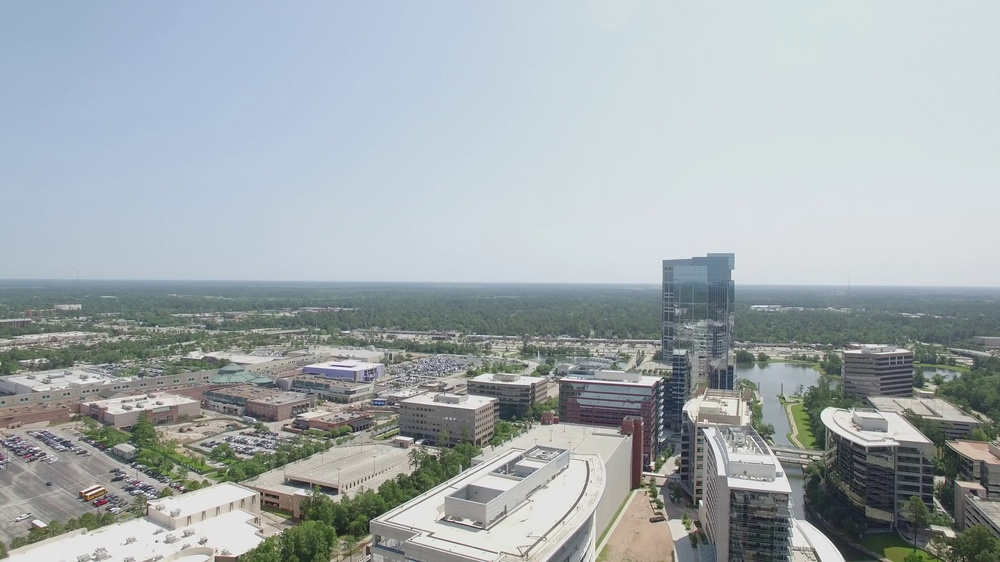
#> input picture data/Left1.jpg, 1000 x 562 px, shrunk from 3840 x 2160 before the run
$ python blobdetection_tracking.py --image1 data/Left1.jpg --image2 data/Right1.jpg   (older library calls are emulated)
#> lines starting #> are read from the running program, lines starting #| are printed output that depends on the picture; after the words box and inside, x2 and y2 are one past the last pixel; in counts of white or black regions, pixels touching at a corner belong together
# USAGE
# python blobdetection_tracking.py --image1 data/Right2.jpg --image2 data/Left2.jpg

# import the necessary packages
import argparse
import imutils
import cv2

# variable declarations
coordinates = []

def center(image):
    blobsCounter = 0
    # convert the image to grayscale, blur it slightly,
    # and threshold it
    gray = cv2.cvtColor(image, cv2.COLOR_BGR2GRAY)
    blurred = cv2.GaussianBlur(gray, (5, 5), 0)
    thresh = cv2.threshold(blurred, 60, 255, cv2.THRESH_TRIANGLE)[1]

    # find contours in the thresholded image
    cnts = cv2.findContours(thresh.copy(), cv2.RETR_TREE,
                            cv2.CHAIN_APPROX_SIMPLE)
    cnts = cnts[0] if imutils.is_cv2() else cnts[1]

    # loop over the contours
    for c in cnts:
        # compute the center of the contour
        M = cv2.moments(c)
        if M["m00"] > 0:
            cX = int(M["m10"] / M["m00"])
            cY = int(M["m01"] / M["m00"])

            # draw the contour and center of the shape on the image
            cv2.drawContours(image, [c], -1, (0, 255, 0), 2)
            cv2.circle(image, (cX, cY), 7, (255, 255, 255), -1)
            cv2.putText(image, str(blobsCounter), (cX - 20, cY - 20),
                        cv2.FONT_HERSHEY_SIMPLEX, 0.5, (255, 255, 255), 2)
            # increment number of blobs found
            blobsCounter = blobsCounter+1
            # Save coordinates in coordinates
            coordinates.append([cX, cY])

        # [10 lines of commented-out code are left out]
    return coordinates


# construct the argument parse and parse the arguments
ap = argparse.ArgumentParser()
ap.add_argument("-i", "--image1", required=True,
                help="path to the input image")
ap.add_argument("-i2", "--image2", required=True,
                help="path to the input image2")
args = vars(ap.parse_args())

############### LOADING IMAGES ###########################
image = cv2.imread(args["image1"])
#> image is the input picture: shape (562, 1000, 3); mean B, G, R 175.1, 171.8, 163.5
if image is None:
    print('Could not open or find the image1:', args.input)
    exit(0)
image2 = cv2.imread(args["image2"])
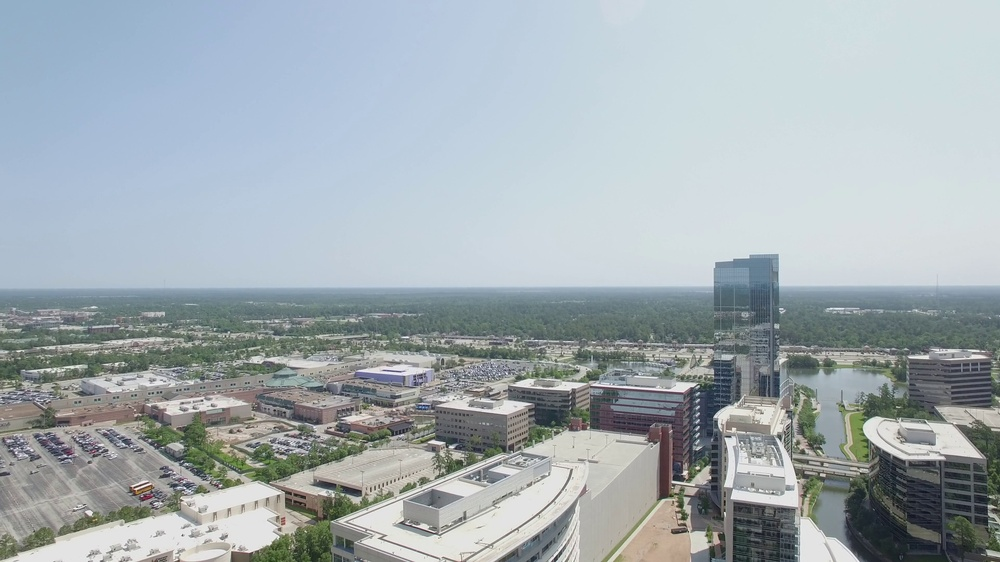
#> input picture data/Right1.jpg, 1000 x 562 px, shrunk from 3840 x 2160 before the run
#> image2 is the input picture: shape (562, 1000, 3); mean B, G, R 177.8, 172.8, 162.7
if image2 is None:
    print('Could not open or find the image2:', args.input)
    exit(0)

#### Find the contours and centers' coordinates of the blobs in these images ####
results1 = center(image)
#> in center, `gray = cv2.cvtColor(image, cv2.COLOR_BGR2GRAY)`:
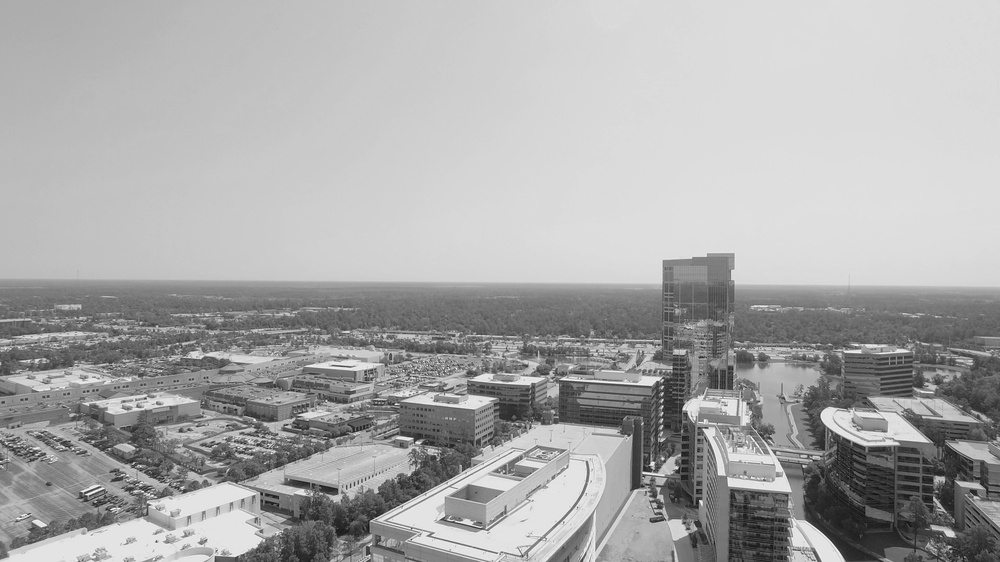
#> gray: shape (562, 1000); min 11, max 255, mean 169.7
#> in center, `thresh = cv2.threshold(blurred, 60, 255, cv2.THRESH_TRIANGLE)[1]`:
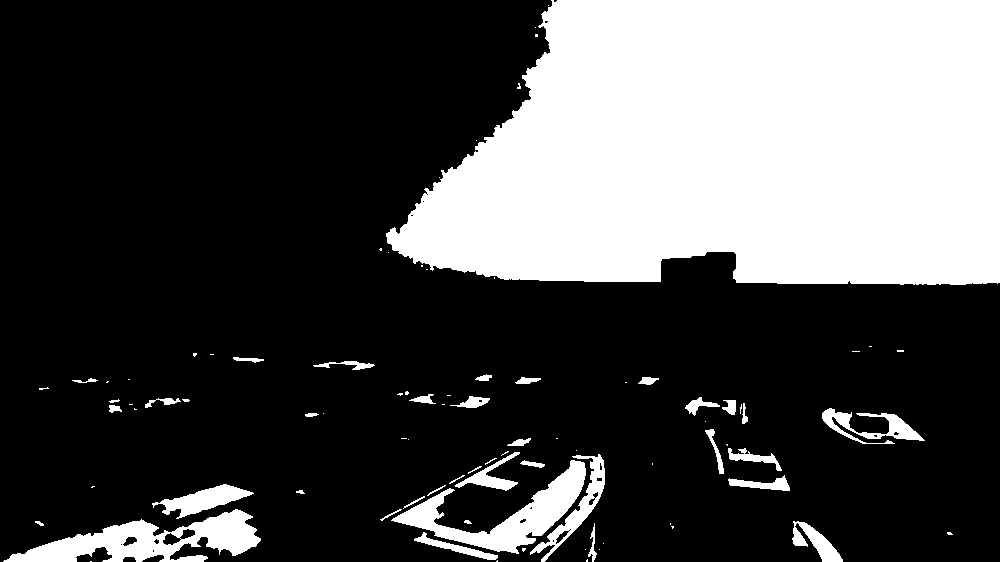
#> thresh: shape (562, 1000); 29.6% white; 87 white regions (49 under 20 px)
#> in center, `cnts = cv2.findContours(thresh.copy(), cv2.RETR_TREE, cv2.CHAIN_APPROX..`: cnts = 110 contours, 70 with area under 20; largest, box (x1, y1, x2, y2) and area: (386, 0, 1000, 285) 144029, (3, 509, 261, 562) 6141, (391, 460, 586, 554) 5008, (530, 454, 605, 562) 1532, (152, 484, 254, 519) 1350
#> the loop in center, `for c in cnts:` made 110 passes
#> (c, cX, cY) on passes 2, 3, 19, 41, 42, 51: ([[497, 560], [496, 561], [497, 561]], 496, 560), ([[587, 559], [586, 560], [586, 561], [587, 561]], 586, 560), ([[120, 544], [121, 543], [122, 544], [121, 545]], 121, 544), ([[568, 530], [569, 529], [570, 530], [569, 531]], 569, 530), ([[569, 529], [570, 528], [571, 529], [570, 530]], 570, 529), ([[726, 444], [727, 445], [727, 444]], 726, 444)
#> (cX, cY) on passes 6, 8, 9, 10, 12, 13: (523, 549), (949, 533), (455, 547), (672, 526), (592, 546), (816, 542)
#> after the loop in center, `for c in cnts:`:
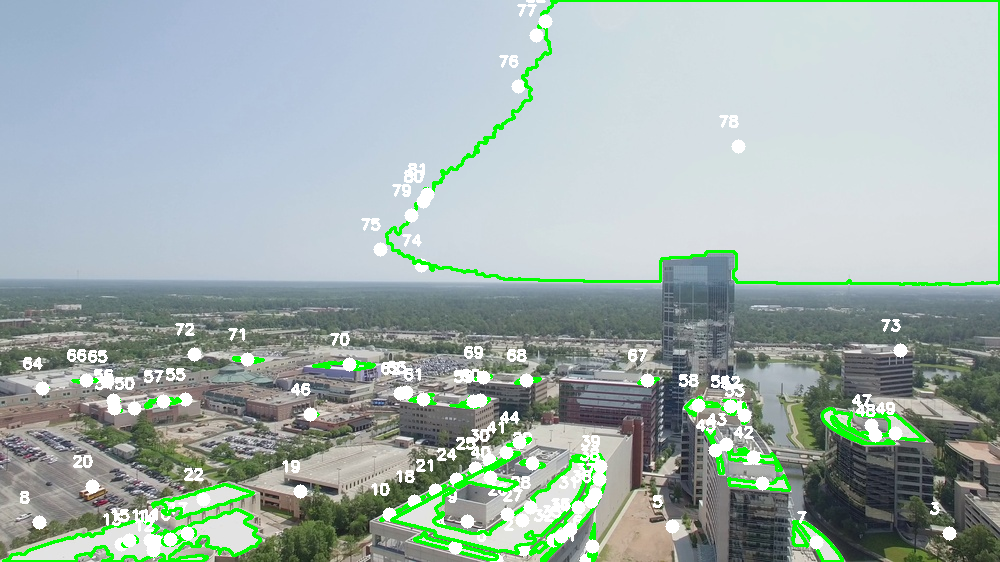
#> image: shape (562, 1000, 3); 6.77% of pixels changed, all inside (x1, y1, x2, y2) = (2, 0, 1000, 562)
#> after the loop in center, `for c in cnts:`: blobsCounter = 83; coordinates = 83 pairs, first value 39 to 949, second value 21 to 560
#> results1 has the same summary as coordinates in center
results2 = center(image2)
#> in center (call 2), `gray = cv2.cvtColor(image, cv2.COLOR_BGR2GRAY)`:
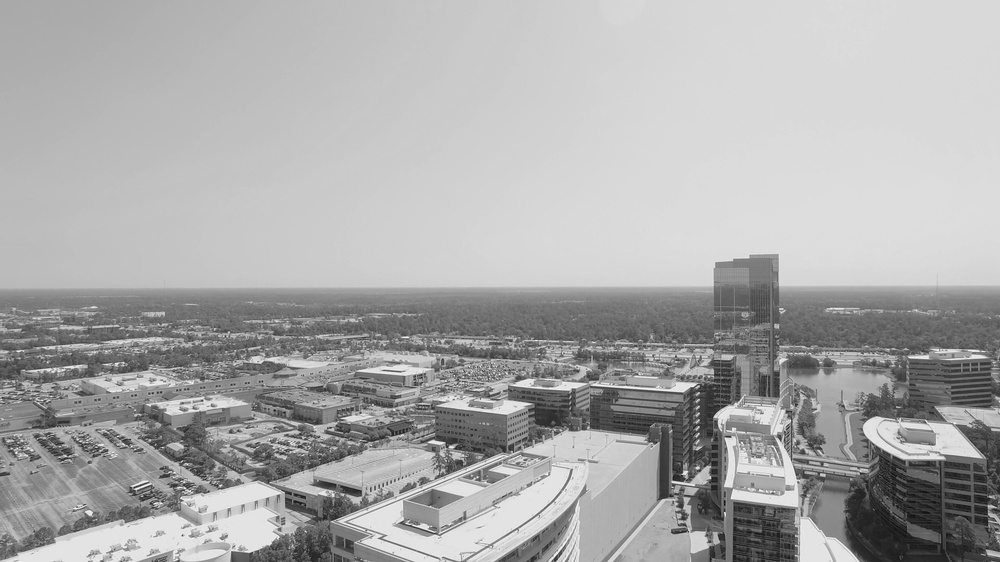
#> gray: shape (562, 1000); min 14, max 253, mean 170.4
#> in center (call 2), `thresh = cv2.threshold(blurred, 60, 255, cv2.THRESH_TRIANGLE)[1]`:
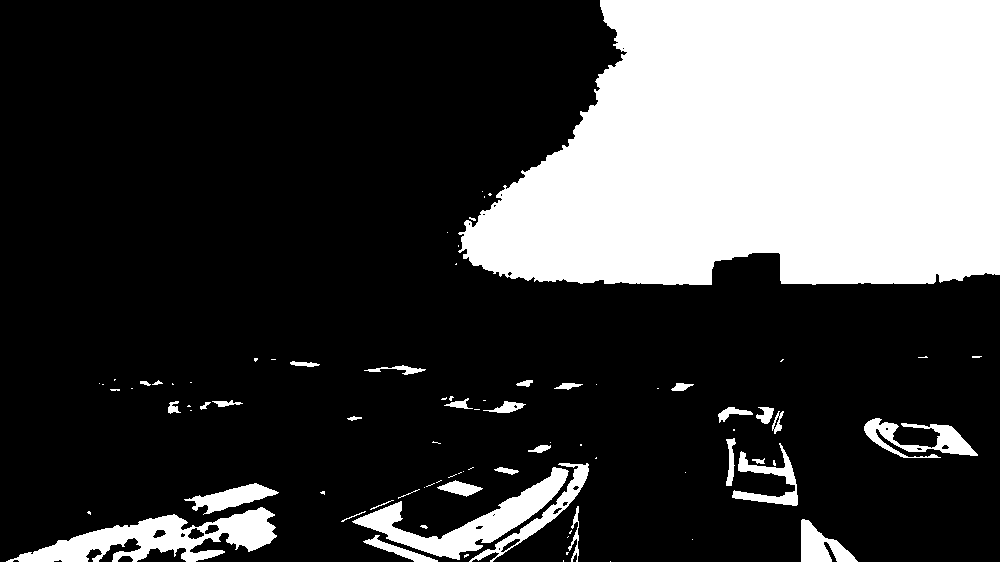
#> thresh: shape (562, 1000); 26.3% white; 85 white regions (50 under 20 px)
#> in center (call 2), `cnts = cv2.findContours(thresh.copy(), cv2.RETR_TREE, cv2.CHAIN_APPROX..`: cnts = 108 contours, 68 with area under 20; largest, box (x1, y1, x2, y2) and area: (458, 0, 1000, 285) 124561, (6, 507, 277, 562) 6294, (352, 467, 569, 560) 4830, (864, 418, 978, 458) 1604, (469, 463, 589, 562) 1500
#> the loop in center (call 2), `for c in cnts:` made 108 passes
#> (c, cX, cY) on passes 33, 34, 45, 47, 52: ([[492, 515], [493, 514], [494, 515], [493, 516]], 493, 515), ([[493, 514], [494, 513], [495, 514], [494, 515]], 494, 514), ([[596, 457], [595, 458], [596, 458]], 595, 457), ([[580, 444], [580, 445], [581, 445], [581, 444]], 580, 444), ([[733, 429], [733, 430], [734, 430], [734, 429]], 733, 429)
#> (cX, cY) on passes 3, 4, 7, 8, 9, 10: (465, 555), (566, 552), (398, 550), (569, 531), (423, 526), (820, 545)
#> after the loop in center (call 2), `for c in cnts:`:
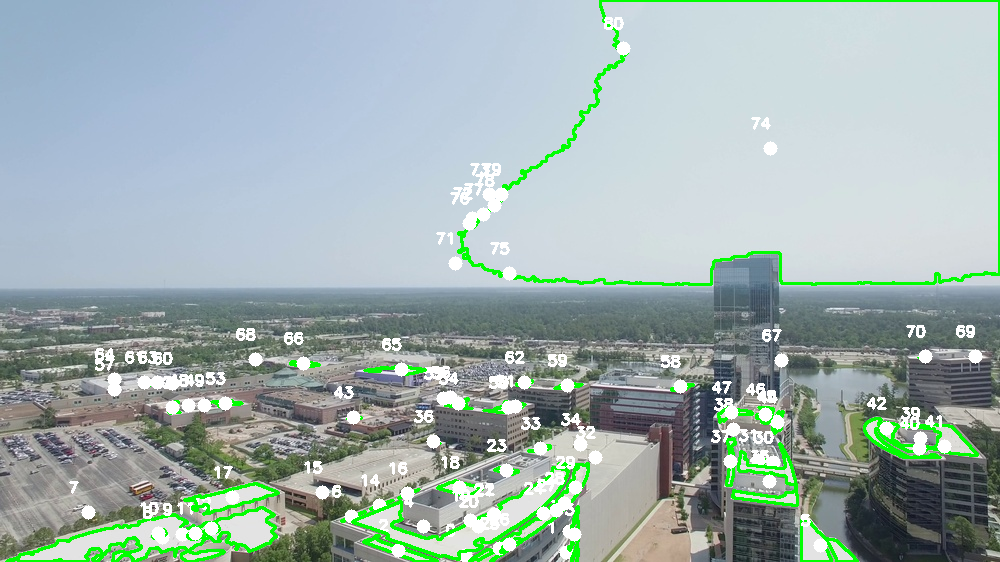
#> image: shape (562, 1000, 3); 6.77% of pixels changed, all inside (x1, y1, x2, y2) = (5, 0, 1000, 562)
#> after the loop in center (call 2), `for c in cnts:`: blobsCounter = 81; coordinates = 164 pairs, first value 39 to 975, second value 21 to 560
#> results2 has the same summary as coordinates in center

# Save the detections in the results folder
cv2.imwrite("results/blobdetection_image1.jpg", image)
cv2.imwrite("results/blobdetection_image2.jpg", image2)


########### Find out if the camera goes to the left or right #################
xCoord = []
# yCoord = []
right = 0
left = 0

if len(results1) < len(results2):
    for i in range(len(results1)):
        xCoord.append(results1[i][0] - results2[i][0])
        # yCoord.append(results1[i][1] - results2[i][1])
        if xCoord[i] > 0:
            right = right+1
        else:
            left = left+1
else:
    for i in range(len(results2)):
        xCoord.append(results1[i][0] - results2[i][0])
        # yCoord.append(results1[i][1] - results2[i][1])
        if xCoord[i] > 0:
            right = right+1
        else:
            left = left+1
#> after the loop, left = 164; right = 0; xCoord = 164 values from 0 to 0

if right > left:
    print("camera goes to the right")
else:
    print('camera goes to the left')
